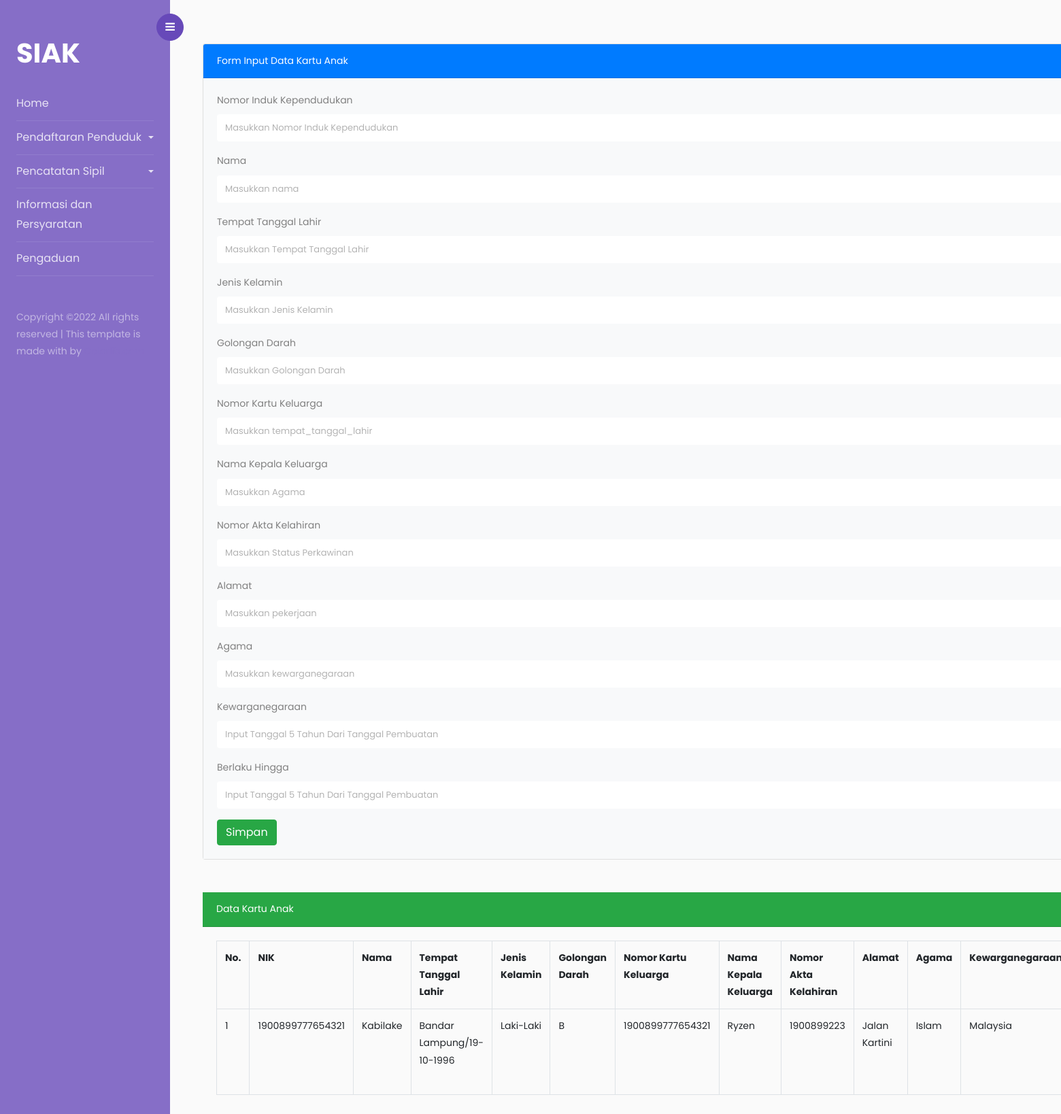
Screenshot of /staff/dashboardkartuanak.php with the database file from the repository.
### tables this page shows
CREATE TABLE `kartu_anak` (
  `nomor` int(11) NOT NULL,
  `nik` varchar(20) NOT NULL,
  `nama` varchar(50) NOT NULL,
  `tempat_tanggal_lahir` varchar(50) NOT NULL,
  `jenis_kelamin` varchar(10) NOT NULL,
  `golongan_darah` varchar(5) NOT NULL,
  `no_kartu_keluarga` varchar(20) NOT NULL,
  `nama_kepala_keluarga` varchar(50) NOT NULL,
  `no_akta_kelahiran` varchar(20) NOT NULL,
  `alamat` varchar(50) NOT NULL,
  `agama` varchar(30) NOT NULL,
  `kewarganegaraan` varchar(30) NOT NULL,
  `berlaku_hingga` varchar(30) NOT NULL
);

### staff/dashboardkartuanak.php (the view, shortened to what this page needs)
<?php
    $koneksi = mysqli_connect("localhost", "root", "", "db_kependudukan");
?>
<!DOCTYPE html>
<html lang="en">
<head>
    <link rel="stylesheet" href="/siakweb/bootstrap-5.1.3-dist\css\bootstrap.min.css">
	<link rel="stylesheet" href="https://stackpath.bootstrapcdn.com/font-awesome/4.7.0/css/font-awesome.min.css">
	<link rel="stylesheet" href="css/style.css">
</head>
<body>
<div class="wrapper d-flex align-items-stretch">
			<nav id="sidebar">
				<div class="custom-menu">
					<button type="button" id="sidebarCollapse" class="btn btn-primary">
	          <i class="fa fa-bars"></i>
	        </button>
        </div>
				<div class="p-4 pt-5">
		  		<h1><a href="index.html" class="logo">SIAK</a></h1>
	        <ul class="list-unstyled components mb-5">
                <li>
                    <a href="staffdashboard.php">Home</a>
                </li>
                <li>
                <a href="#pendaftaranpenduduk" data-toggle="collapse" aria-expanded="false" class="dropdown-toggle">Pendaftaran Penduduk</a>
                </li>
                <li>
                <a href="#pencatatansipil" data-toggle="collapse" aria-expanded="false" class="dropdown-toggle">Pencatatan Sipil</a>
	            </li>
                <li>
                <a href="dashboardinformasi.php">Informasi dan Persyaratan</a>
                </li>
                <li>
                <a href="dashboardpengaduan.php">Pengaduan</a>
                </li>
	        </ul>
	        <div class="footer">
	        	<p>
						  Copyright &copy; All rights reserved | This template is made with  by <a href="https://colorlib.com" target="_blank"></a>
						  </p>
	        </div>
	      </div>
    	</nav>
        <div id="content" class="p-4 p-md-5 pt-5">
            <div class="card mt-3">
            <div class="card-header bg-primary text-white">
                Form Input Data Kartu Anak
            </div>
                <div class="card-body bg-light">
                    <form method="post" action="">
                        <div class="form-group">
                            <label>Nomor Induk Kependudukan</label>
                            <input type="text" name="nik" value="<?=@$vnik?>" class="form-control" placeholder="Masukkan Nomor Induk Kependudukan" required>
                        </div>
                        <div class="form-group">
                            <label>Nama</label>
                            <input type="text" name="nama" value="<?=@$vnama?>" class="form-control" placeholder="Masukkan nama" required>
                        </div>
                        <div class="form-group">
                            <label>Tempat Tanggal Lahir</label>
                            <input type="text" name="tempat_tanggal_lahir" value="<?=@$vtempat_tanggal_lahir?>" class="form-control" placeholder="Masukkan Tempat Tanggal Lahir" required>
                        </div>
                        <div class="form-group">
                            <label>Jenis Kelamin</label>
                            <input type="text" name="jenis_kelamin" value="<?=@$vjenis_kelamin?>" class="form-control" placeholder="Masukkan Jenis Kelamin" required>
                        </div>
                        <div class="form-group">
                            <label>Golongan Darah</label>
                            <input type="text" name="golongan_darah" value="<?=@$vgolongan_darah?>" class="form-control" placeholder="Masukkan Golongan Darah" required>
                        </div>
                        <div class="form-group">
                            <label>Nomor Kartu Keluarga</label>
                            <input type="text" name="no_kartu_keluarga" value="<?=@$vno_kartu_keluarga?>" class="form-control" placeholder="Masukkan tempat_tanggal_lahir" required>
                        </div>
                        <div class="form-group">
                            <label>Nama Kepala Keluarga</label>
                            <input type="text" name="nama_kepala_keluarga" value="<?=@$vnama_kepala_keluarga?>" class="form-control" placeholder="Masukkan Agama" required>
                        </div>
                        <div class="form-group">
                            <label>Nomor Akta Kelahiran</label>
                            <input type="text" name="no_akta_kelahiran" value="<?=@$vno_akta_kelahiran?>" class="form-control" placeholder="Masukkan Status Perkawinan" required>
                        </div>
                        <div class="form-group">
                            <label>Alamat</label>
                            <input type="text" name="alamat" value="<?=@$valamat?>" class="form-control" placeholder="Masukkan pekerjaan" required>
                        </div>
                        <div class="form-group">
                            <label>Agama</label>
                            <input type="text" name="agama" value="<?=@$vagama?>" class="form-control" placeholder="Masukkan kewarganegaraan" required>
                        </div>
                        <div class="form-group">
                            <label>Kewarganegaraan</label>
                            <input type="text" name="kewarganegaraan" value="<?=@$vkewarganegaraan?>" class="form-control" placeholder="Input Tanggal 5 Tahun Dari Tanggal Pembuatan" required>
                        </div>
                        <div class="form-group">
                            <label>Berlaku Hingga</label>
                            <input type="text" name="berlaku_hingga" value="<?=@$vberlaku_hingga?>" class="form-control" placeholder="Input Tanggal 5 Tahun Dari Tanggal Pembuatan" required>
                        </div>
                        <button type="submit" class="btn btn-success" name="bsimpan">Simpan</button>
                    </form>
                </div>
            </div>
            <div class="card-header bg-success text-white mt-5">
                Data Kartu Anak
            </div>
            <div class="card-body">
                <table class="table table-bordered table-stripped">
                    <tr>
                        <th>No.</th>
                        <th>NIK</th>
                        <th>Nama</th>
                        <th>Tempat Tanggal Lahir</th>
                        <th>Jenis Kelamin</th>
                        <th>Golongan Darah</th>
                        <th>Nomor Kartu Keluarga</th>
                        <th>Nama Kepala Keluarga</th>
                        <th>Nomor Akta Kelahiran</th>
                        <th>Alamat</th>
                        <th>Agama</th>
                        <th>Kewarganegaraan</th>
                    </tr>
                    <?php
                        $tampil = mysqli_query($koneksi, "SELECT *  FROM kartu_anak");
                        while($data = mysqli_fetch_array($tampil)) :
                    ?>
                    <tr>
                        <td><?=$data['nomor']?></td>
                        <td><?=$data['nik']?></td>
                        <td><?=$data['nama']?></td>
                        <td><?=$data['tempat_tanggal_lahir']?></td>
                        <td><?=$data['jenis_kelamin']?></td>
                        <td><?=$data['golongan_darah']?></td>
                        <td><?=$data['no_kartu_keluarga']?></td>
                        <td><?=$data['nama_kepala_keluarga']?></td>
                        <td><?=$data['no_akta_kelahiran']?></td>
                        <td><?=$data['alamat']?></td>
                        <td><?=$data['agama']?></td>
                        <td><?=$data['kewarganegaraan']?></td>
                    </tr>
                <?php endwhile; ?>
                </table>
            </div>
        </div>
    </div>
</body>
</html>

### rows the page displays
kartu_anak: nomor "1", nik "1900899777654321", nama "Kabilake", tempat_tanggal_lahir "Bandar Lampung/19-10-1996", jenis_kelamin "Laki-Laki", golongan_darah "B", no_kartu_keluarga "1900899777654321", nama_kepala_keluarga "Ryzen", no_akta_kelahiran "1900899223", alamat "Jalan Kartini", agama "Islam", kewarganegaraan "Malaysia"
